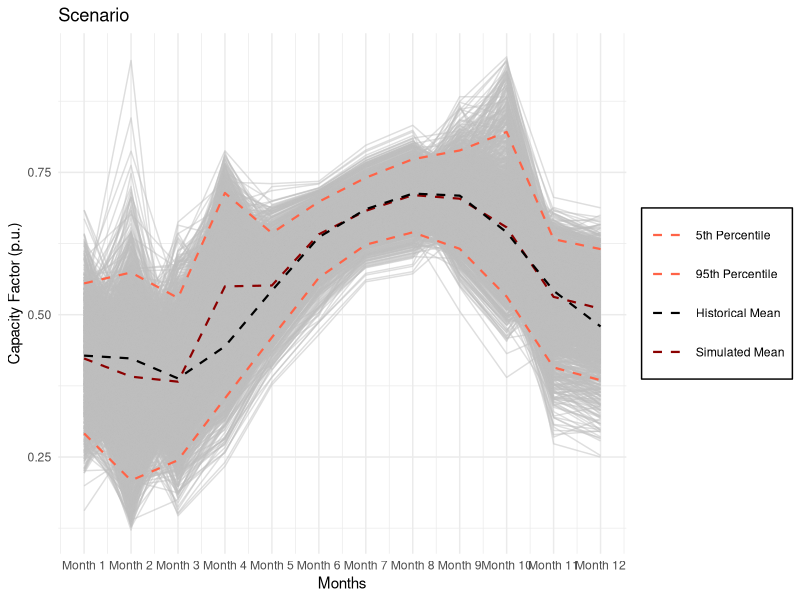
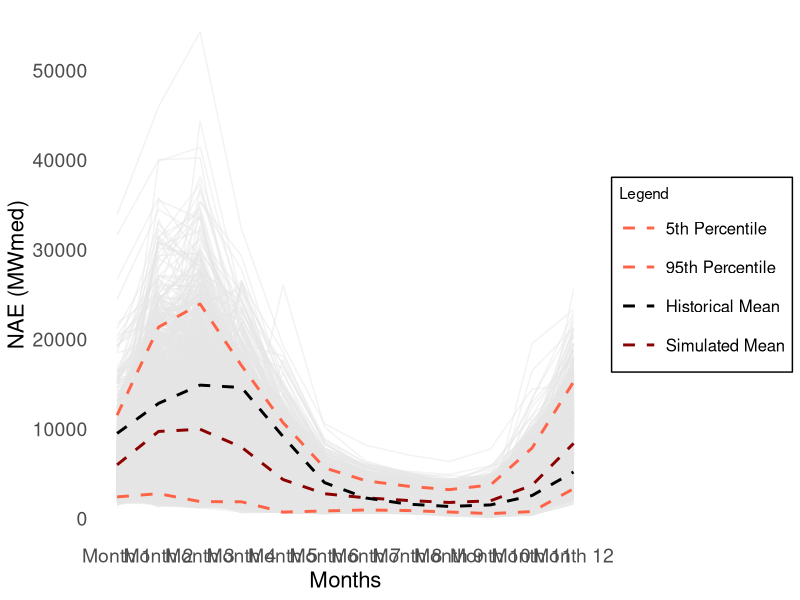

Source code (R) for these figures, in order:
#########################################
#Script para gerar o grafico de cenarios
#########################################

#########
#Pacotes
#########

library(openxlsx)
library(ggplot2)
library(dplyr)

##########################################
#Bases - Manipuladas para gerar o grafico
#########################################

base_hist<- read.xlsx("final_1.xlsx")
base_sim <- read.xlsx("dados_consolidados.xlsx")

#######################################
#Verificar a estrutura da base de dados
#######################################

head(base_sim)

###################################
#Comecando a construcao grafica FC
##################################

###########################################
#Calcular a média das simulações e quantis
##########################################
mean_data <- base_sim %>%
  group_by(Mes) %>%
  summarise(mean_sim_FC_original = mean(sim_FC_original))

quantiles_data <- base_sim %>%
  group_by(Mes) %>%
  summarise(
    quantile_5 = quantile(sim_FC_original, 0.05),
    quantile_95 = quantile(sim_FC_original, 0.95)
  )

####################################
# Calcular a média histórica por mês
####################################

mean_hist_data <- base_hist %>%
  group_by(Mes) %>%
  summarise(mean_hist_FC_ENANORDESTE = mean(FC_ENANORDESTE))

#########
#Salvando
#########

#######################################
# Definir o caminho e nome do arquivo
######################################

caminho_arquivo_final <- "C:/Users/tuany/OneDrive/Área de Trabalho/dados Tese Tuany/mean_data.xlsx"

#############################
# Criar um novo arquivo xlsx
#############################
wb <- createWorkbook()
addWorksheet(wb, "mean_data ")

#######################################
# Escrever o dataframe combinado na aba
#######################################
writeData(wb, sheet = "mean_data ", mean_data )

###################
# Salvar o arquivo
###################
saveWorkbook(wb, file = caminho_arquivo_final, overwrite = TRUE)

#####################
# Criar o gráfico FC
#####################

ggplot() +
  # Add scenario lines in light blue
  geom_line(data = base_sim, aes(x = Mes, y = sim_FC_original, group = Cenario), color = "gray", alpha = 0.5) +
  # Add mean simulation line in purple
  geom_line(data = mean_data, aes(x = Mes, y = mean_sim_FC_original, color = "Simulated Mean"), size = 0.75, linetype = "dashed") +
  # Add 5% percentile line in green
  geom_line(data = quantiles_data, aes(x = Mes, y = quantile_5, color = "5th Percentile"), size = 0.75, linetype = "dashed") +
  # Add 95% percentile line in orange
  geom_line(data = quantiles_data, aes(x = Mes, y = quantile_95, color = "95th Percentile"), size = 0.75, linetype = "dashed") +
  # Add historical mean line in black
  geom_line(data = mean_hist_data, aes(x = Mes, y = mean_hist_FC_ENANORDESTE, color = "Historical Mean"), size = 0.75, linetype = "dashed") +
  # Adjust axes and labels
  scale_x_continuous(breaks = 1:12, labels = paste0("Month ", 1:12)) +
  labs(x = "Months", y = "Capacity Factor (p.u.)", title = "Scenario") +
  scale_color_manual(
    name = "Legend",
    values = c(
      "Simulated Mean" = "darkred",
      "5th Percentile" = "tomato",
      "95th Percentile" = "tomato",
      "Historical Mean" = "black"
    )
  ) +
  theme_minimal() +
  theme(
    legend.position = "right",  # Place the legend on the right
    legend.title = element_blank(),  # Remove the legend title
    legend.background = element_rect(fill = "white", color = "black"),  # Add a border to the legend
    legend.key.size = unit(0.99, "cm")  # Size of the legend keys
  )

###############################
# Grafico de cenarios para ENA
###############################

# Calculate the mean of simulations and quantiles
mean_data <- base_sim %>%
  group_by(Mes) %>%
  summarise(mean_sim_FC_original = mean(ENA_NORDESTE))

quantiles_data <- base_sim %>%
  group_by(Mes) %>%
  summarise(
    quantile_5 = quantile(ENA_NORDESTE, 0.05),
    quantile_95 = quantile(ENA_NORDESTE, 0.95)
  )

# Calculate the historical mean per month
mean_hist_data <- base_hist %>%
  group_by(Mes) %>%
  summarise(mean_hist_FC_ENANORDESTE = mean(ENANORDESTE))

###########
# Plot ENA
###########

ggplot() +
  # Add scenario lines in light grey
  geom_line(data = base_sim, aes(x = Mes, y = ENA_NORDESTE, group = Cenario), color = "gray90", alpha = 0.5) +
  # Add mean simulation line in purple with increased thickness
  geom_line(data = mean_data, aes(x = Mes, y = mean_sim_FC_original, color = "Simulated Mean"), size = 1.0, linetype = "dashed") +
  # Add 5th percentile line in green with increased thickness
  geom_line(data = quantiles_data, aes(x = Mes, y = quantile_5, color = "5th Percentile"), size = 1.0, linetype = "dashed") +
  # Add 95th percentile line in orange with increased thickness
  geom_line(data = quantiles_data, aes(x = Mes, y = quantile_95, color = "95th Percentile"), size = 1.0, linetype = "dashed") +
  # Add historical mean line in black with increased thickness
  geom_line(data = mean_hist_data, aes(x = Mes, y = mean_hist_FC_ENANORDESTE, color = "Historical Mean"), size = 1.0, linetype = "dashed") +
  # Adjust axes and labels
  scale_x_continuous(breaks = 1:12, labels = paste0("Month ", 1:12)) +
  scale_y_continuous(breaks = pretty(range(base_sim$ENA_NORDESTE), n = 5)) +
  labs(x = "Months", y = "NAE (MWmed)") +
  scale_color_manual(
    name = "Legend",
    values = c(
      "Simulated Mean" = "darkred",
      "5th Percentile" = "tomato",
      "95th Percentile" = "tomato",
      "Historical Mean" = "black"
    )
  ) +
  theme_minimal() +
  theme(
    panel.grid.major = element_blank(),  # Remove major grid lines
    panel.grid.minor = element_blank(),  # Remove minor grid lines
    axis.text.x = element_text(size = 14),  # Font size for x-axis labels
    axis.text.y = element_text(size = 14),  # Font size for y-axis labels
    axis.title.x = element_text(size = 16), # Font size for x-axis title
    axis.title.y = element_text(size = 16), # Font size for y-axis title
    legend.text = element_text(size = 12),  # Font size for legend text
    legend.position = "right",  # Place legend on the right
    legend.background = element_rect(fill = "white", color = "black"),  # Add border to the legend
    legend.key.size = unit(0.99, "cm")  # Size of the legend keys
  )
